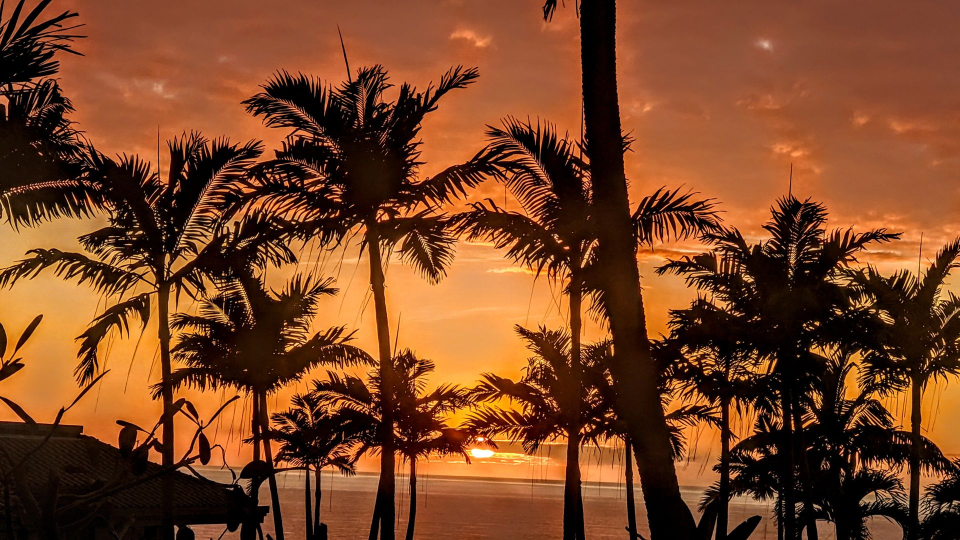
#> input picture Source for PE-20250718T112002Z-1-001/Source for PE/Image/image.jpg, 1920 x 1080 px, found by its file name (shown at 1/2 size)
$ jupyter execute Pipeline_1_Object_Detection_Fixed.ipynb
#> lines starting #> are read from the running program, lines starting #| are printed output that depends on the picture; after the words box and inside, x2 and y2 are one past the last pixel; in counts of white or black regions, pixels touching at a corner belong together
# 🎯 Pipeline 1: Object Detection and Segmentation
## Problem-Solving Pipeline for Classical Computer Vision

### 🎯 Problem Statement:
**"Given an image with objects, detect and segment them using classical computer vision techniques"**

### 📋 Solution Approach:
1. **Preprocessing** → Noise reduction and enhancement
2. **Thresholding** → Separate objects from background
3. **Morphological Operations** → Clean up binary masks
4. **Contour Detection** → Find object boundaries
5. **Analysis** → Extract object properties

### 🔧 Techniques Used:
- Image enhancement (histogram equalization, contrast stretching)
- Smoothing filters (Gaussian, median)
- Adaptive thresholding
- Morphological operations (opening, closing)
- Contour detection and analysis

[cell 1]
import cv2
import numpy as np
import matplotlib.pyplot as plt

def show_results(images, titles, rows=2, cols=3, figsize=(15, 10)):
    """Display multiple images in a grid"""
    fig, axes = plt.subplots(rows, cols, figsize=figsize)
    axes = axes.flatten() if rows * cols > 1 else [axes]

    for i, (img, title) in enumerate(zip(images, titles)):
        if i >= len(axes):
            break
        ax = axes[i]

        if len(img.shape) == 3:
            ax.imshow(cv2.cvtColor(img, cv2.COLOR_BGR2RGB))
        else:
            ax.imshow(img, cmap='gray')
        ax.set_title(title, fontweight='bold')
        ax.axis('off')

    for j in range(i + 1, len(axes)):
        axes[j].axis('off')

    plt.tight_layout()
    plt.show()

# [15 lines left out: function create_test_objects, not called in this run]

print("🎯 Object Detection and Segmentation Pipeline Ready!")

## 📖 Step 1: Load and Analyze Input Image

[cell 2]
# Load or create test image
try:
    img = cv2.imread('D:/FPT_Material/Sem 4/CPV301/Source for PE/Image/image.jpg')
#> img is the input picture: shape (1080, 1920, 3); mean B, G, R 36.3, 68.6, 122.8
    if img is None:
        raise FileNotFoundError("Image not found")
    print("✅ Loaded image from file")
except:
    print("⚠️ Creating test image with objects...")
    img = create_test_objects()

# Convert to different formats
rgb_img = cv2.cvtColor(img, cv2.COLOR_BGR2RGB)
gray_img = cv2.cvtColor(img, cv2.COLOR_BGR2GRAY)
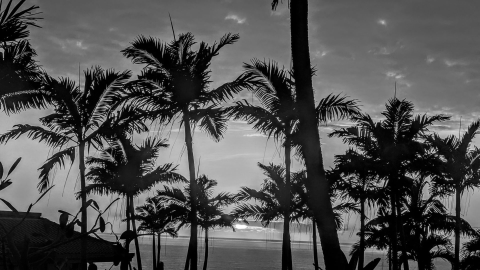
#> gray_img: shape (1080, 1920) (shown at 1/4 size); min 0, max 255, mean 81.1
hsv_img = cv2.cvtColor(img, cv2.COLOR_BGR2HSV)
#> hsv_img: shape (1080, 1920, 3); mean H, S, V 16.3, 193.9, 122.9

print(f"📊 Image Analysis:")
print(f"Shape: {img.shape}")
#| Shape: (1080, 1920, 3)
print(f"Data type: {img.dtype}")
#| Data type: uint8
print(f"Brightness range: [{gray_img.min()}, {gray_img.max()}]")
#| Brightness range: [0, 255]
print(f"Mean brightness: {gray_img.mean():.1f}")
#| Mean brightness: 81.1

show_results(
    [rgb_img, gray_img, hsv_img[:,:,0]],
    ['Original RGB', 'Grayscale', 'HSV Hue Channel'],
    rows=1, cols=3
)
#> the loop in show_results, `for i, (img, title) in enumerate(zip(images, titles)):` made 3 passes
#> title on passes 1 to 3: 'Original RGB', 'Grayscale', 'HSV Hue Channel'
#> in show_results, `plt.show()`:
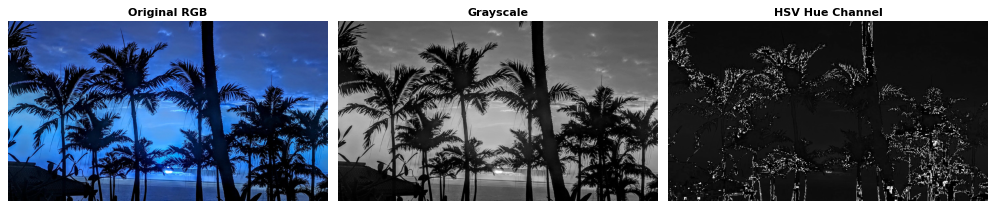
#> figure drawn by matplotlib, 3 panels; B, G, R data is drawn as R, G, B

## 🔧 Step 2: Preprocessing - Enhancement and Noise Reduction

[cell 3]
# ========================================
# 2.1 Histogram Equalization for contrast enhancement
# ========================================
equalized = cv2.equalizeHist(gray_img)
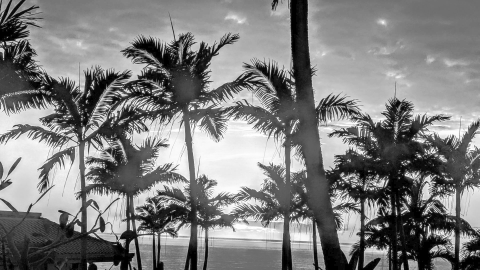
#> equalized: shape (1080, 1920) (shown at 1/4 size); min 0, max 255, mean 125.8

# ========================================
# 2.2 Contrast Stretching
# ========================================
stretched = cv2.normalize(gray_img, None, alpha=0, beta=255, norm_type=cv2.NORM_MINMAX)

# ========================================
# 2.3 Noise Reduction
# ========================================
# Gaussian blur for general noise
gaussian_blur = cv2.GaussianBlur(gray_img, (5, 5), 0)

# Median filter for salt-and-pepper noise
median_blur = cv2.medianBlur(gray_img, 5)
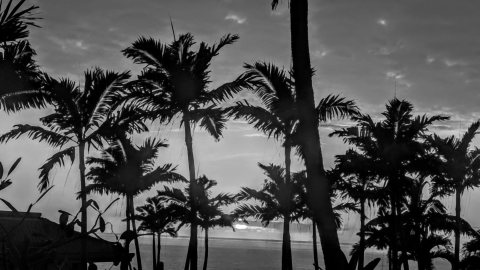
#> median_blur: shape (1080, 1920) (shown at 1/4 size); min 0, max 255, mean 79.4

# Bilateral filter for edge-preserving smoothing
bilateral = cv2.bilateralFilter(gray_img, 9, 75, 75)

print("🔧 Preprocessing Results:")
print(f"Original contrast (std): {gray_img.std():.1f}")
#| Original contrast (std): 62.4
print(f"Equalized contrast (std): {equalized.std():.1f}")
#| Equalized contrast (std): 74.6
print(f"Stretched contrast (std): {stretched.std():.1f}")
#| Stretched contrast (std): 62.4

show_results(
    [gray_img, equalized, stretched, gaussian_blur, median_blur, bilateral],
    ['Original', 'Equalized', 'Stretched', 'Gaussian Blur', 'Median Blur', 'Bilateral'],
    rows=2, cols=3
)
#> the loop in show_results (call 2), `for i, (img, title) in enumerate(zip(images, titles)):` made 6 passes

# Choose the best preprocessed image for further processing
# For object detection, bilateral filter often works best
processed_img = bilateral
print("✅ Selected bilateral filtered image for further processing")

## 🔒 Step 3: Thresholding - Separate Objects from Background

[cell 4]
# ========================================
# 3.1 Simple Thresholding
# ========================================
ret1, thresh_binary = cv2.threshold(processed_img, 127, 255, cv2.THRESH_BINARY)
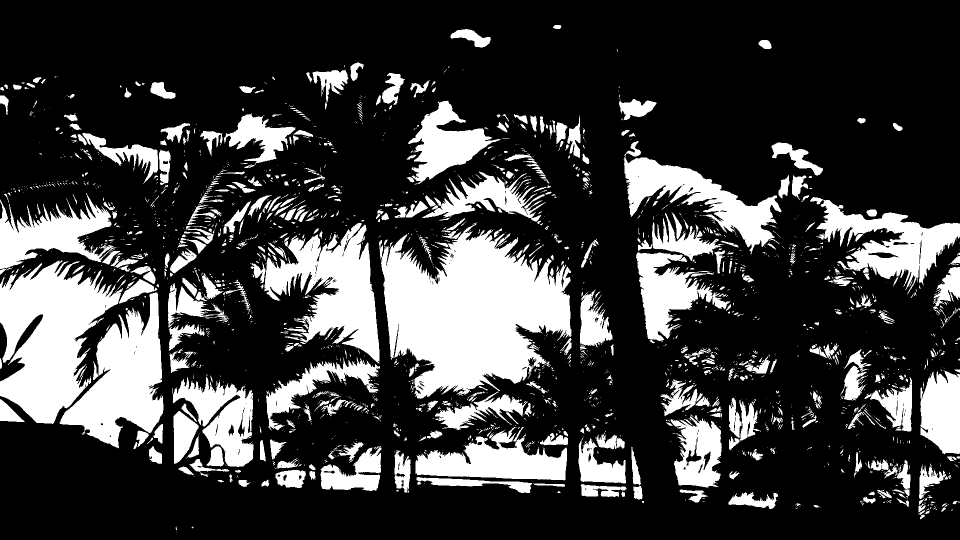
#> thresh_binary: shape (1080, 1920) (shown at 1/2 size); 24.1% white; 2319 white regions (1723 under 20 px), largest, box (x1, y1, x2, y2) and area: (758, 445, 1143, 797) 83364, (0, 521, 246, 848) 46103, (119, 585, 327, 897) 31743
ret2, thresh_binary_inv = cv2.threshold(processed_img, 127, 255, cv2.THRESH_BINARY_INV)

# ========================================
# 3.2 Otsu's Automatic Thresholding
# ========================================
ret_otsu, otsu_thresh = cv2.threshold(processed_img, 0, 255, cv2.THRESH_BINARY + cv2.THRESH_OTSU)
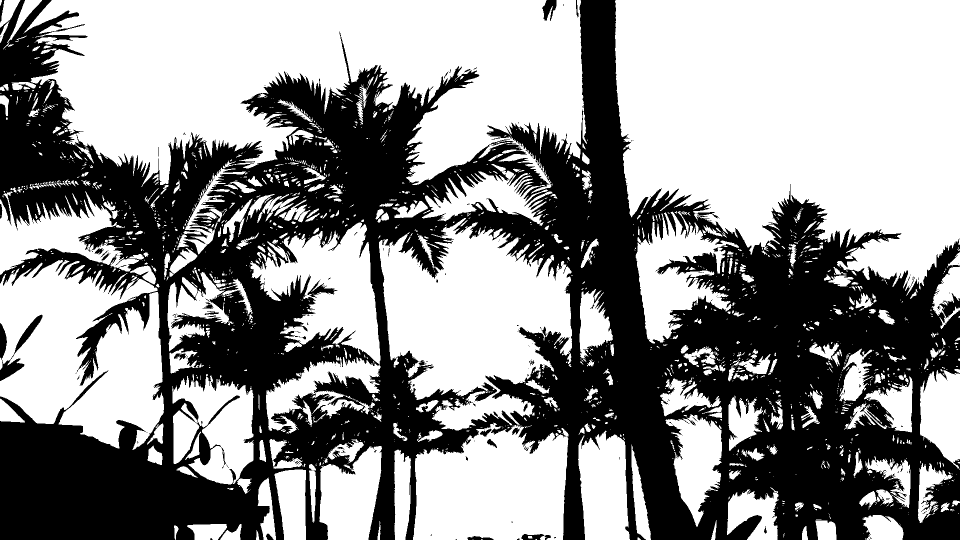
#> otsu_thresh: shape (1080, 1920) (shown at 1/2 size); 57% white; 237 black regions (198 under 20 px), largest, box (x1, y1, x2, y2) and area: (0, 0, 1920, 1080) 883319, (0, 629, 85, 762) 2831, (1879, 586, 1920, 636) 838
#> ret_otsu = 73
ret_otsu_inv, otsu_thresh_inv = cv2.threshold(processed_img, 0, 255, cv2.THRESH_BINARY_INV + cv2.THRESH_OTSU)
#> ret_otsu_inv = 73

# ========================================
# 3.3 Adaptive Thresholding
# ========================================
adaptive_mean = cv2.adaptiveThreshold(processed_img, 255, cv2.ADAPTIVE_THRESH_MEAN_C,
                                     cv2.THRESH_BINARY, 11, 2)
#> adaptive_mean: shape (1080, 1920); 71.7% white; 2913 black regions (2289 under 20 px), largest, box (x1, y1, x2, y2) and area: (0, 46, 1236, 1080) 316611, (1222, 0, 1920, 1080) 114318, (1308, 674, 1657, 1080) 46094
adaptive_gaussian = cv2.adaptiveThreshold(processed_img, 255, cv2.ADAPTIVE_THRESH_GAUSSIAN_C,
                                         cv2.THRESH_BINARY, 11, 2)
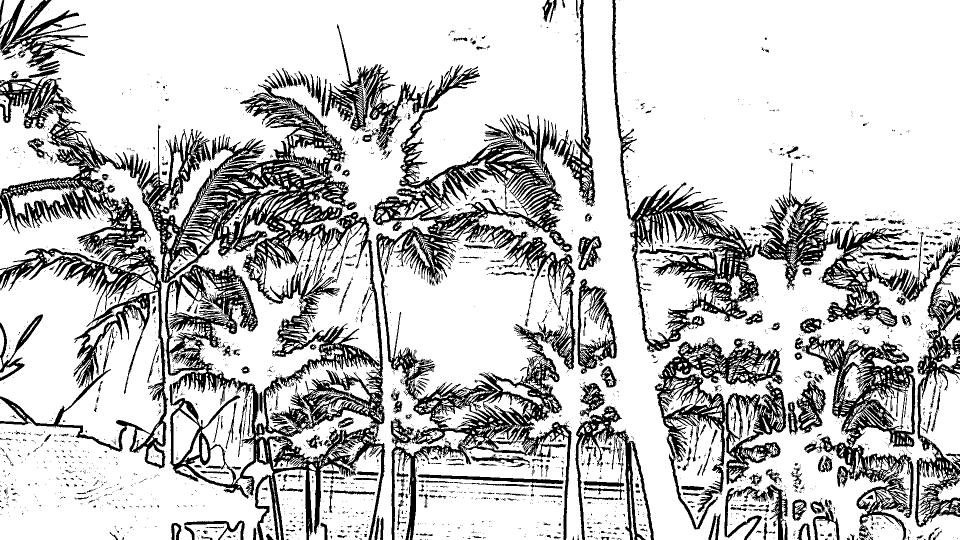
#> adaptive_gaussian: shape (1080, 1920) (shown at 1/2 size); 77% white; 3249 black regions (2857 under 20 px)

print(f"🔒 Thresholding Analysis:")
print(f"Simple threshold value: {ret1}")
print(f"Otsu threshold value: {ret_otsu:.1f}")
#| Otsu threshold value: 73.0
print(f"Otsu inverted threshold: {ret_otsu_inv:.1f}")
#| Otsu inverted threshold: 73.0

show_results(
    [processed_img, thresh_binary, thresh_binary_inv, otsu_thresh, otsu_thresh_inv, adaptive_mean],
    ['Preprocessed', 'Binary (127)', 'Binary Inv (127)', 'Otsu Binary', 'Otsu Inv', 'Adaptive Mean'],
    rows=2, cols=3
)

# Choose the best thresholding result
# For object detection, usually Otsu or adaptive works best
# Let's analyze which gives better object separation
def count_objects(binary_img):
    """Count potential objects by finding contours"""
    contours, _ = cv2.findContours(binary_img, cv2.RETR_EXTERNAL, cv2.CHAIN_APPROX_SIMPLE)
#> contours = 2319 contours, 1888 with area under 20; largest, box (x1, y1, x2, y2) and area: (758, 445, 1143, 797) 81600, (0, 521, 246, 848) 45003, (119, 585, 327, 897) 31067, (529, 446, 759, 727) 30196, (1620, 394, 1920, 589) 20592
    # Filter out very small contours (noise)
    significant_contours = [c for c in contours if cv2.contourArea(c) > 100]
#> significant_contours = 163 contours; largest, box (x1, y1, x2, y2) and area: (758, 445, 1143, 797) 81600, (0, 521, 246, 848) 45003, (119, 585, 327, 897) 31067, (529, 446, 759, 727) 30196, (1620, 394, 1920, 589) 20592
    return len(significant_contours)

print(f"\n📊 Object Count Analysis:")
print(f"Binary (127): {count_objects(thresh_binary)} objects")
#| Binary (127): 163 objects
print(f"Otsu: {count_objects(otsu_thresh)} objects")
#> in count_objects (call 2), `contours, _ = cv2.findContours(binary_img, cv2.RETR_EXTERNAL, cv2.CHAI..`: contours = 1924 contours, 1588 with area under 20; largest, box (x1, y1, x2, y2) and area: (1230, 0, 1920, 592) 314832, (47, 0, 1174, 387) 274734, (758, 436, 1144, 861) 98438, (0, 520, 328, 900) 84000, (826, 845, 1137, 1080) 58261
#> in count_objects (call 2), `significant_contours = [c for c in contours if cv2.contourArea(c) > 100]`: significant_contours = 135 contours; largest, box (x1, y1, x2, y2) and area: (1230, 0, 1920, 592) 314832, (47, 0, 1174, 387) 274734, (758, 436, 1144, 861) 98438, (0, 520, 328, 900) 84000, (826, 845, 1137, 1080) 58261
#| Otsu: 135 objects
print(f"Otsu Inverted: {count_objects(otsu_thresh_inv)} objects")
#> in count_objects (call 3), `contours, _ = cv2.findContours(binary_img, cv2.RETR_EXTERNAL, cv2.CHAI..`: contours = 93 contours, 74 with area under 20; largest, box (x1, y1, x2, y2) and area: (0, 0, 1920, 1080) 1207382, (0, 629, 85, 762) 2576, (1879, 586, 1920, 636) 771, (1084, 0, 1113, 42) 628, (1042, 1068, 1088, 1080) 364
#> in count_objects (call 3), `significant_contours = [c for c in contours if cv2.contourArea(c) > 100]`: significant_contours = 10 contours; largest, box (x1, y1, x2, y2) and area: (0, 0, 1920, 1080) 1207382, (0, 629, 85, 762) 2576, (1879, 586, 1920, 636) 771, (1084, 0, 1113, 42) 628, (1042, 1068, 1088, 1080) 364
#| Otsu Inverted: 10 objects
print(f"Adaptive: {count_objects(adaptive_mean)} objects")
#> in count_objects (call 4), `contours, _ = cv2.findContours(binary_img, cv2.RETR_EXTERNAL, cv2.CHAI..`: contours = 2531 contours, 1455 with area under 20; largest, box (x1, y1, x2, y2) and area: (0, 0, 1770, 1080) 463688, (1229, 0, 1920, 594) 309083, (762, 444, 1144, 850) 80012, (0, 811, 530, 1080) 80008, (825, 870, 1136, 1080) 52088
#> in count_objects (call 4), `significant_contours = [c for c in contours if cv2.contourArea(c) > 100]`: significant_contours = 293 contours; largest, box (x1, y1, x2, y2) and area: (0, 0, 1770, 1080) 463688, (1229, 0, 1920, 594) 309083, (762, 444, 1144, 850) 80012, (0, 811, 530, 1080) 80008, (825, 870, 1136, 1080) 52088
#| Adaptive: 293 objects

# Choose the best threshold (usually the one that detects reasonable number of objects)
thresholded_img = otsu_thresh_inv  # Often works well for bright objects on dark background
print("✅ Selected Otsu inverted thresholding for object detection")

## 🔧 Step 4: Morphological Operations - Clean Up Binary Masks

[cell 5]
# ========================================
# 4.1 Define Kernels
# ========================================
kernel_small = np.ones((3, 3), np.uint8)
kernel_medium = np.ones((5, 5), np.uint8)
kernel_large = np.ones((7, 7), np.uint8)
kernel_ellipse = cv2.getStructuringElement(cv2.MORPH_ELLIPSE, (5, 5))
#> kernel_ellipse = [[0, 0, 1, 0, 0], [1, 1, 1, 1, 1], [1, 1, 1, 1, 1], [1, 1, 1, 1, 1], [0, 0, 1, 0, 0]]

# ========================================
# 4.2 Basic Morphological Operations
# ========================================
# Remove small noise with opening (erosion followed by dilation)
opening = cv2.morphologyEx(thresholded_img, cv2.MORPH_OPEN, kernel_small)
#> opening: shape (1080, 1920); 42% white; 155 white regions (66 under 20 px), largest, box (x1, y1, x2, y2) and area: (0, 0, 1920, 1080) 841360, (0, 497, 291, 593) 8191, (155, 586, 299, 770) 6365

# Fill small holes with closing (dilation followed by erosion)
closing = cv2.morphologyEx(opening, cv2.MORPH_CLOSE, kernel_medium)
#> closing: shape (1080, 1920); 43.9% white; 54 white regions (21 under 20 px), largest, box (x1, y1, x2, y2) and area: (0, 0, 1920, 1080) 897206, (155, 586, 299, 770) 6756, (0, 717, 48, 762) 1133

# Further noise removal
final_opening = cv2.morphologyEx(closing, cv2.MORPH_OPEN, kernel_ellipse)
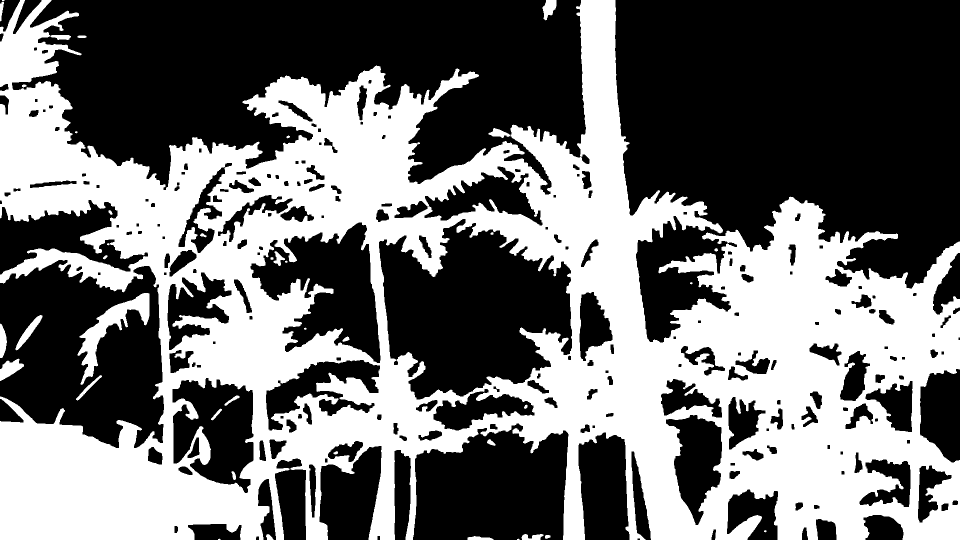
#> final_opening: shape (1080, 1920) (shown at 1/2 size); 43.5% white; 39 white regions (8 under 20 px), largest, box (x1, y1, x2, y2) and area: (0, 0, 1920, 1080) 888212, (155, 586, 299, 770) 6633, (0, 717, 48, 762) 1123

# ========================================
# 4.3 Advanced Morphological Operations
# ========================================
# Morphological gradient for edge detection
gradient = cv2.morphologyEx(thresholded_img, cv2.MORPH_GRADIENT, kernel_small)
#> gradient: shape (1080, 1920); 11.3% white; 781 white regions (244 under 20 px), largest, box (x1, y1, x2, y2) and area: (22, 0, 1177, 562) 42934, (757, 434, 1146, 1080) 19975, (1229, 0, 1920, 688) 19950

# Top hat for small bright details
tophat = cv2.morphologyEx(thresholded_img, cv2.MORPH_TOPHAT, kernel_medium)
#> tophat: shape (1080, 1920); 2.8% white in thin lines or dots
#> (the rest of the program and of its run is left out)
